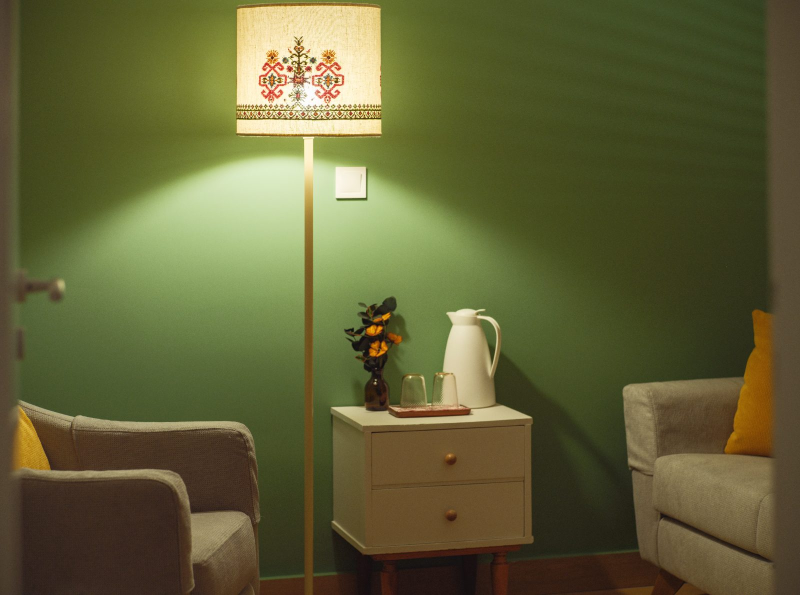
#> input picture PHOTO - DSCF2163.jpg, 1600 x 1190 px, given in place of LOGO - Marilena_Tzannetatou_[business-card].jpg, which was not available (shown at 1/2 size)
$ python make_assets.py
#> lines starting #> are read from the running program, lines starting #| are printed output that depends on the picture; pictures that were not available may be replaced by others from this repository, and a replacement may not be noted
# -*- coding: utf-8 -*-
"""Παράγει τα στατικά εικαστικά του site από τα πρωτότυπα αρχεία του πελάτη.

    python3 _build/make_assets.py

Πηγές (στη ρίζα του φακέλου του πελάτη):
  • LOGO - Marilena_Tzannetatou_[business-card].jpg  — mockup δύο επαγγελματικών
    καρτών· χρησιμοποιείται ΜΟΝΟ το λογότυπο της πρώτης (αριστερής) κάρτας.
  • PHOTO - DSCF2163.jpg                            — φωτογραφία του γραφείου.

Απαιτεί Pillow:  python3 -m pip install Pillow
"""
import pathlib
from PIL import Image, ImageFilter, ImageDraw
import numpy as np

BASE = pathlib.Path(__file__).resolve().parent.parent
IMG = BASE / "website" / "assets" / "img"
LOGO_SRC = BASE / "LOGO - Marilena_Tzannetatou_[business-card].jpg"
PHOTO_SRC = BASE / "PHOTO - DSCF2163.jpg"

# Το λογότυπο μέσα στο mockup, σε pixel του πρωτοτύπου (2000×1273).
# Βρέθηκε με ανίχνευση του μελανιού μέσα στα όρια της πρώτης κάρτας.
LOGO_BOX = (289, 574, 882, 685)
PAD = 10
INK = (23, 32, 30)        # --cb-ink
LIGHT = (246, 247, 245)   # --color-stone-white
OUT_W = 960               # ~3× το μέγεθος εμφάνισης στο header

# Κατώφλια αποκοπής χαρτιού/μελανιού μετά την εξομάλυνση φωτισμού.
PAPER_LEVEL, INK_LEVEL, FLOOR = 236.0, 105.0, 0.10


def logo_alpha():
    """Απομονώνει το τυπωμένο μελάνι από την υφή του χαρτιού.

    Το mockup έχει κόκκο και άνισο φωτισμό, οπότε ένα σταθερό κατώφλι αφήνει
    γκρίζες κηλίδες. Διαιρούμε πρώτα με μια εκτίμηση του χαρτιού (max-filter +
    έντονο blur): έτσι το χαρτί ισοπεδώνεται στο ~255 και μένει μόνο η γραμμή.
    """
    src = Image.open(LOGO_SRC).convert("L")
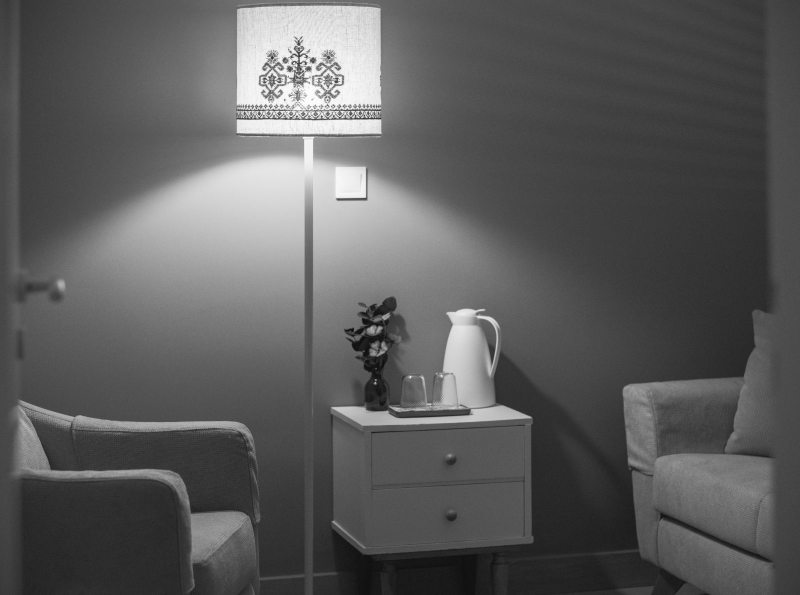
#> src: PIL image 1600x1190 L (shown at 1/2 size); min 10, max 255, mean 91.7
    paper = src.filter(ImageFilter.MaxFilter(9)).filter(ImageFilter.GaussianBlur(28))
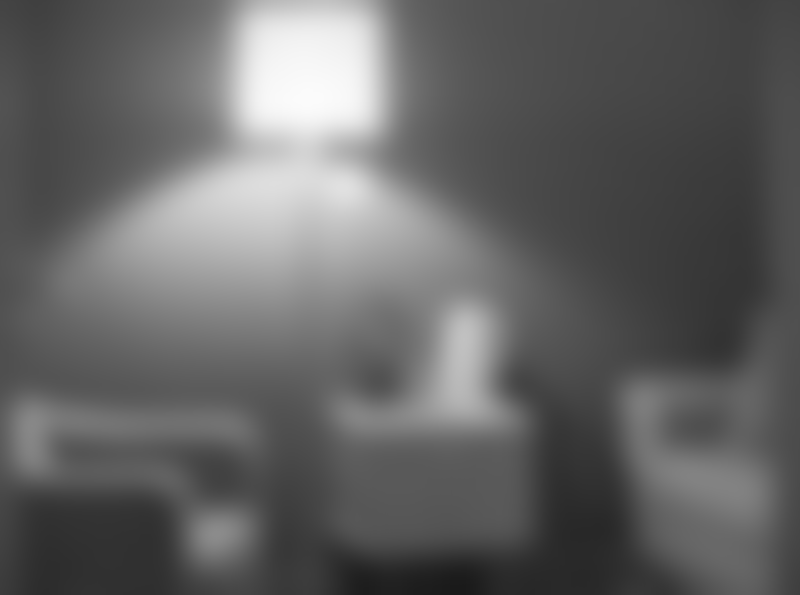
#> paper: PIL image 1600x1190 L (shown at 1/2 size); min 26, max 251, mean 100.1
    norm = np.clip(np.asarray(src, np.float32) /
                   np.maximum(np.asarray(paper, np.float32), 1.0) * 255.0, 0, 255)
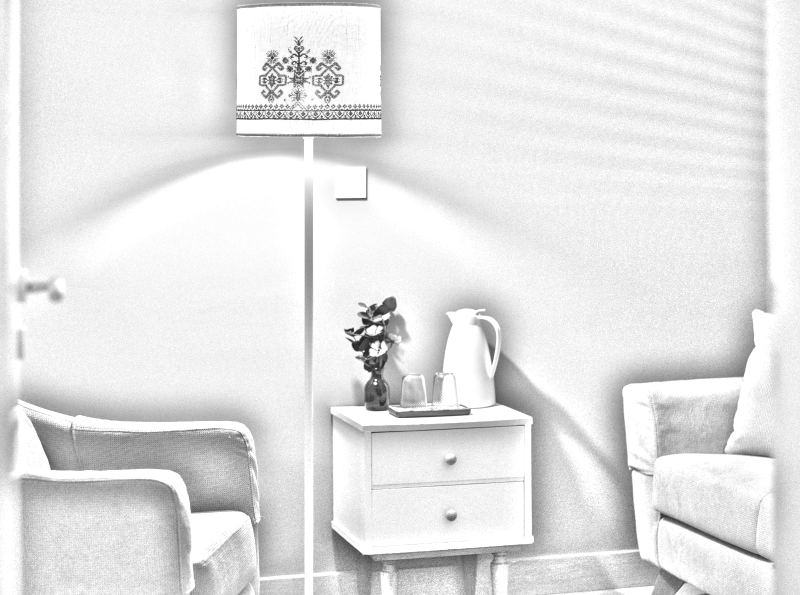
#> norm: shape (1190, 1600) float32 (shown at 1/2 size); min 22.37, max 255, mean 228.3

    x0, y0, x1, y1 = LOGO_BOX
    sub = norm[y0 - PAD:y1 + PAD, x0 - PAD:x1 + PAD]
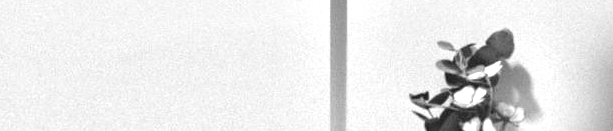
#> sub: shape (131, 613) float32; min 22.37, max 255, mean 230.6
    a = np.clip((PAPER_LEVEL - sub) / (PAPER_LEVEL - INK_LEVEL), 0, 1)
    a[a < FLOOR] = 0.0                       # ό,τι μένει από τον κόκκο
#> a: shape (131, 613) float32; min 0, max 1, mean 0.0916
    return np.clip((a - FLOOR) / (1 - FLOOR), 0, 1)
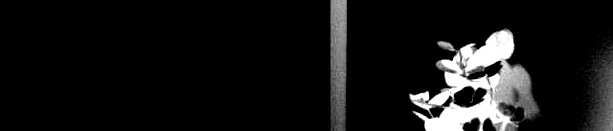
#> returned value: shape (131, 613) float32; min 0, max 1, mean 0.0849


def write_logos():
    a = logo_alpha()
    h, w = a.shape
#> h = 131; w = 613
    rgba = np.zeros((h, w, 4), np.uint8)
    rgba[..., 3] = (a * 255).astype(np.uint8)
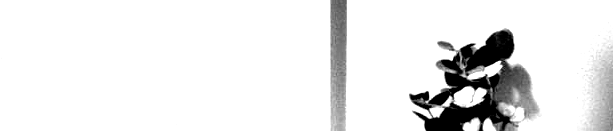
#> rgba: shape (131, 613, 4); mean of channels 0, 1, 2, 3 0, 0, 0, 21.6; transparent parts drawn white
    im = Image.fromarray(rgba, "RGBA").resize((OUT_W, round(OUT_W * h / w)), Image.LANCZOS)

    # Κβαντισμός του alpha σε 16 στάθμες: ~4× μικρότερο PNG, χωρίς ορατή διαφορά.
    alpha = im.split()[3].point(lambda v: (v // 16) * 17)
    flat = Image.new("L", im.size)
#> flat: PIL image 960x205 L; every value is 0

    for name, rgb in (("logo.png", INK), ("logo-light.png", LIGHT)):
        ch = [flat.point(lambda v, c=c: c) for c in rgb]
        Image.merge("RGBA", (*ch, alpha)).save(IMG / name, optimize=True)
        print(name, im.size, (IMG / name).stat().st_size // 1024, "KB")
#> this loop made 1 pass
#> pass 1, in write_logos, `Image.merge("RGBA", (*ch, alpha)).save(IMG / name, optimize=True)`:
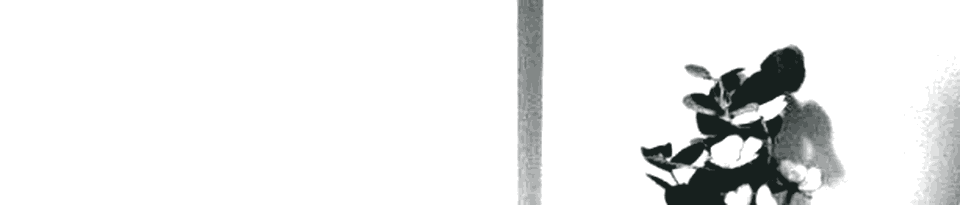
#> saved as logo.png: PIL image 960x205 RGBA; mean R, G, B, A 23, 32, 30, 21.4; transparent parts drawn white


def write_photo():
    p = Image.open(PHOTO_SRC).convert("RGB")
    p.resize((1400, round(1400 * p.height / p.width)), Image.LANCZOS).save(
        IMG / "grafeio.jpg", quality=84, optimize=True, progressive=True)
    w, h = p.size
    th = round(w * 3 / 4)
    top = round((h - th) * 0.42)
    p.crop((0, top, w, top + th)).resize((900, 675), Image.LANCZOS).save(
        IMG / "grafeio-43.jpg", quality=84, optimize=True, progressive=True)
    print("grafeio.jpg / grafeio-43.jpg")


def write_og():
    og = Image.new("RGB", (1200, 675), "#17201e")
    logo = Image.open(IMG / "logo-light.png")
    lw = 780
    logo = logo.resize((lw, round(lw * logo.height / logo.width)), Image.LANCZOS)
    og.paste(logo, ((1200 - lw) // 2, (675 - logo.height) // 2 - 26), logo)
    ImageDraw.Draw(og).rectangle([(510, 470), (690, 472)], fill="#7fc8b2")
    og.save(IMG / "og-image.jpg", quality=88, optimize=True, progressive=True)
    print("og-image.jpg")


if __name__ == "__main__":
    IMG.mkdir(parents=True, exist_ok=True)
#> (the run stopped early here; a loop or call above may not have finished)
